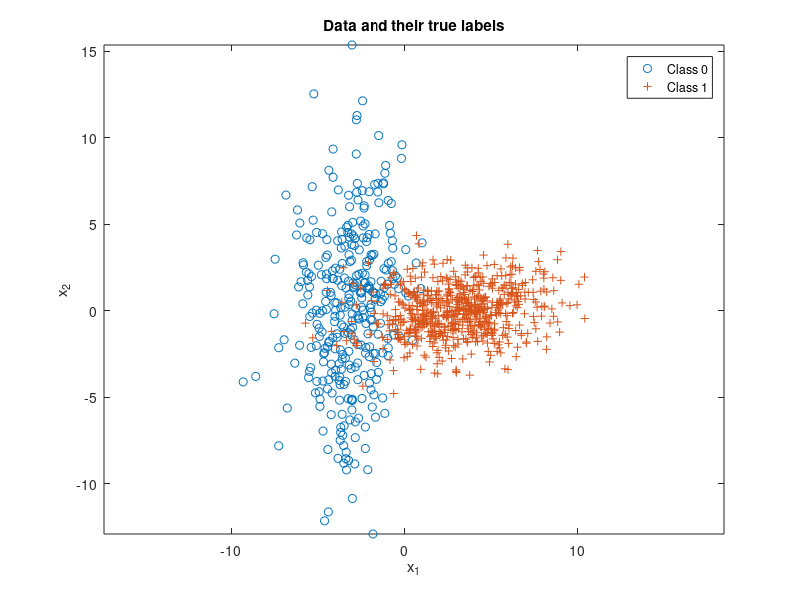

Write the MATLAB code that produced this figure. (Note: this script raises an error after producing the figure.)
clear all, close all,

n = 2; % number of feature dimensions
N = 999; % number of iid samples
mu(:,1) = [-3;0]; mu(:,2) = [3;0];
Sigma(:,:,1) = [3 1;1 20]; Sigma(:,:,2) = [7 1;1 2];
p = [0.3,0.7]; % class priors for labels 0 and 1 respectively
label = rand(1,N) >= p(1);
%decision=zeros(1,N);
decision2=zeros(1,N);
Nc = [length(find(label==0)),length(find(label==1))]; % number of samples from each class
x = zeros(n,N); 
for l = 0:1
    x(:,label==l) = mvnrnd(mu(:,l+1),Sigma(:,:,l+1),Nc(l+1))';
end
figure(1), clf,
plot(x(1,label==0),x(2,label==0),'o'), hold on,
plot(x(1,label==1),x(2,label==1),'+'), axis equal,
legend('Class 0','Class 1'), 
title('Data and their true labels'),
xlabel('x_1'), ylabel('x_2'), 


lambda = [0 1;1 0];
gamma = (lambda(2,1)-lambda(1,1))/(lambda(1,2)-lambda(2,2)) * p(1)/p(2); %threshold
discriminantScore = log(evalGaussian(x,mu(:,2),Sigma(:,:,2)))-log(evalGaussian(x,mu(:,1),Sigma(:,:,1)));% - log(gamma);
decision = (discriminantScore >= log(gamma));
ind00 = find(decision==0 & label==0); p00 = length(ind00)/Nc(1); % probability of true negative
ind10 = find(decision==1 & label==0); p10 = length(ind10)/Nc(1); % probability of false positive
ind01 = find(decision==0 & label==1); p01 = length(ind01)/Nc(2); % probability of false negative
ind11 = find(decision==1 & label==1); p11 = length(ind11)/Nc(2); % probability of true positive
error_count3 = [p10,p01]*Nc'; %error_number of MAP classifier

figure(2),
plot(x(1,ind00),x(2,ind00),'og'); hold on,
plot(x(1,ind10),x(2,ind10),'or'); hold on,
plot(x(1,ind01),x(2,ind01),'+r'); hold on,
plot(x(1,ind11),x(2,ind11),'+g'); hold on,
axis equal,legend('right 0','mistake 10','mistake 01','right1'),title('map');


Sb = (mu(:,1)-mu(:,2))*(mu(:,1)-mu(:,2))';
Sw = Sigma(:,:,1) + Sigma(:,:,2);
[V,D] = eig(inv(Sw)*Sb); 
[~,ind] = sort(diag(D),'descend');
wLDA = V(:,ind(1)); % Fisher LDA projection vector
yLDA = wLDA'*x; % All data projected on to the line spanned by wLDA
wLDA = sign(mean(yLDA(find(label==1)))-mean(yLDA(find(label==0))))*wLDA; % ensures class1 falls on the + side of the axis
yLDA = sign(mean(yLDA(find(label==1)))-mean(yLDA(find(label==0))))*yLDA; % flip yLDA accordingly
range=wLDA'*mu;
bLDA=range(1):0.0001:range(2);
P=zeros(size(bLDA));
for i=1:size(bLDA,2)
    resLDA=yLDA+bLDA(i);    
    decision1 = (resLDA >= 0);
    ind10 = find(decision1==1 & label==0); 
    lda10 = length(ind10);
    ind01 = find(decision1==0 & label==1); 
    lda01 = length(ind01);
    P(i)=(lda10+lda01)/999;
end
[value,bLDA_final]=min(P);
bLDA_final=bLDA_final*0.0001+range(1);
u=wLDA'*x+bLDA_final;
for i=1:999
    if u(1,i)<0
        decision(1,i)=0;
    else
        decision(1,i)=1;
    end
end
error_count=0;
for i=1:999
    if decision(1,i)~=label(1,i)
        error_count=error_count+1;
    end
end% calculate the error_number of LDA classifier
figure(3), clf,
plot(u(find(label==0)),zeros(1,Nc(1)),'o'), hold on,
plot(u(find(label==1)),zeros(1,Nc(2)),'+'), axis equal,
plot(0,zeros(1,N),'dk');%Mark the 0 point on the plot, in black color
legend('Class 0','Class 1','classifier'), 
title('LDA projection of data and their true labels'),
xlabel('x_1'), ylabel('x_2'), 
ind00 = find(decision==0 & label==0);
ind10 = find(decision==1 & label==0);
ind01 = find(decision==0 & label==1);
ind11 = find(decision==1 & label==1);
figure(5),clf,
plot(x(1,ind00),x(2,ind00),'og'); hold on,
plot(x(1,ind10),x(2,ind10),'or'); hold on,
plot(x(1,ind01),x(2,ind01),'+r'); hold on,
plot(x(1,ind11),x(2,ind11),'+g'); hold on,
axis equal,legend('right 0','mistake 10','mistake 01','right1'),title('LDA classifier');




b=x(:,find(label==0));
c=x(:,find(label==1));
y_x=sum(log((1-(1+exp(wLDA'*b+bLDA_final))).^(-1)));
y_xx=sum(log(1+exp(wLDA'*c+bLDA_final).^(-1)));
loglikelihood=y_x+y_xx;
fun = @(t)-sum(log((1+exp(t(1:2,:)'*x(:,find(label==1))+t(3,:))).^(-1)))-sum(log(1-(1+exp(t(1:2,:)'*x(:,find(label==0))+t(3,:))).^(-1)));
%options = optimset('CheckGradients',wLDA,'CheckGradients',bLDA_final);

x0 =[wLDA;bLDA_final];
z = fminsearch(fun,x0);
error_count2=0;

for i=1:999
    y3=(1+exp(z(1:2,:)'*x(:,i)+z(3,:))).^(-1);
    if y3>0.5
        decision2(1,i)=1;
    else
        decision2(1,i)=0;
    end
end
for i=1:999
    if decision2(1,i)~=label(1,i)
        error_count2=error_count2+1;
    end
end

ind00 = find(decision2==0 & label==0); 
ind10 = find(decision2==1 & label==0); 
ind01 = find(decision2==0 & label==1); 
ind11 = find(decision2==1 & label==1); 

figure(4), 
plot(x(1,ind00),x(2,ind00),'og'); hold on,
plot(x(1,ind10),x(2,ind10),'or'); hold on,
plot(x(1,ind01),x(2,ind01),'+r'); hold on,
plot(x(1,ind11),x(2,ind11),'+g'); hold on,
axis equal,legend('right 0','mistake 10','mistake 01','right1'),title('Logistic regression function');

function g = evalGaussian(x,mu,Sigma)
% Evaluates the Gaussian pdf N(mu,Sigma) at each coumn of X
[n,N] = size(x);
invSigma = inv(Sigma);
C = (2*pi)^(-n/2) * det(invSigma)^(1/2);
E = -0.5*sum((x-repmat(mu,1,N)).*(invSigma*(x-repmat(mu,1,N))),1);
g = C*exp(E);
end
